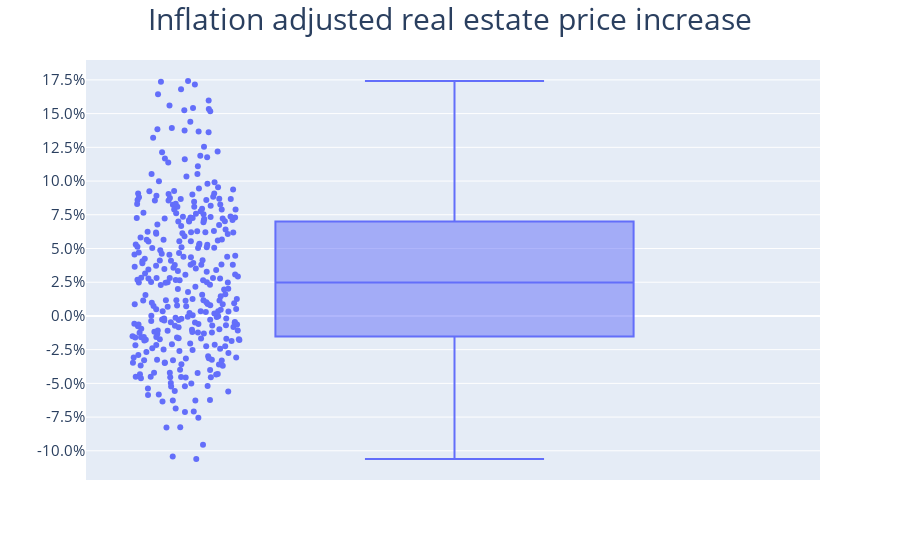

This figure's notebook cell:
### Code cell
df['inflation_adjusted_real_estate_price_increase'] = df['price_change'] - df['inflation']
fig = px.box(df, y="inflation_adjusted_real_estate_price_increase",
             points="all")
fig.update_layout(yaxis=dict(tickfont=dict(size=15),
                             tickvals=[x * 2.5 for x in range(-4, 9)],
                             ticktext=[str(round(x * 2.5, 1)) + '%' for x in range(-4, 9)],
                             titlefont=dict(size=15)))
fig.update_layout(title_text="Inflation adjusted real estate price increase", title_x=0.5, titlefont=dict(size=30),
                  yaxis_title='')
fig.show()

### Figure 1 — Plotly figure (JSON) as saved in the notebook; plotly's stock layout.template omitted (floating-point values rounded to 4 significant figures; data arrays with more than 128 entries replaced by an {"elided": "..."} marker saying what was removed)
{"data": [{"alignmentgroup": "True", "boxpoints": "all", "hovertemplate": "inflation_adjusted_real_estate_price_increase=%{y}<extra></extra>", "legendgroup": "", "marker": {"color": "#636efa"}, "name": "", "notched": false, "offsetgroup": "", "orientation": "v", "showlegend": false, "type": "box", "x0": " ", "xaxis": "x", "y": {"elided": "337 float values"}, "y0": " ", "yaxis": "y"}], "layout": {"boxmode": "group", "legend": {"tracegroupgap": 0}, "margin": {"t": 60}, "title": {"font": {"size": 30}, "text": "Inflation adjusted real estate price increase", "x": 0.5}, "xaxis": {"anchor": "y", "domain": [0, 1]}, "yaxis": {"anchor": "x", "domain": [0, 1], "tickfont": {"size": 15}, "ticktext": ["-10.0%", "-7.5%", "-5.0%", "-2.5%", "0.0%", "2.5%", "5.0%", "7.5%", "10.0%", "12.5%", "15.0%", "17.5%", "20.0%"], "tickvals": [-10, -7.5, -5, -2.5, 0, 2.5, 5, 7.5, 10, 12.5, 15, 17.5, 20], "title": {"text": ""}}}}
